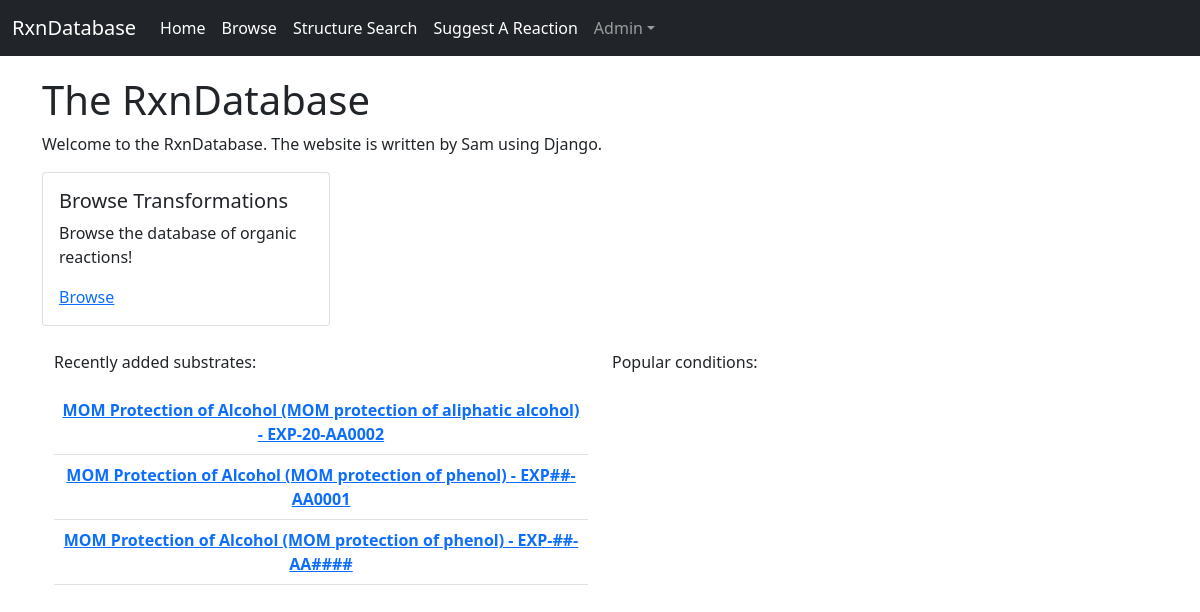
The app's page /, older data.
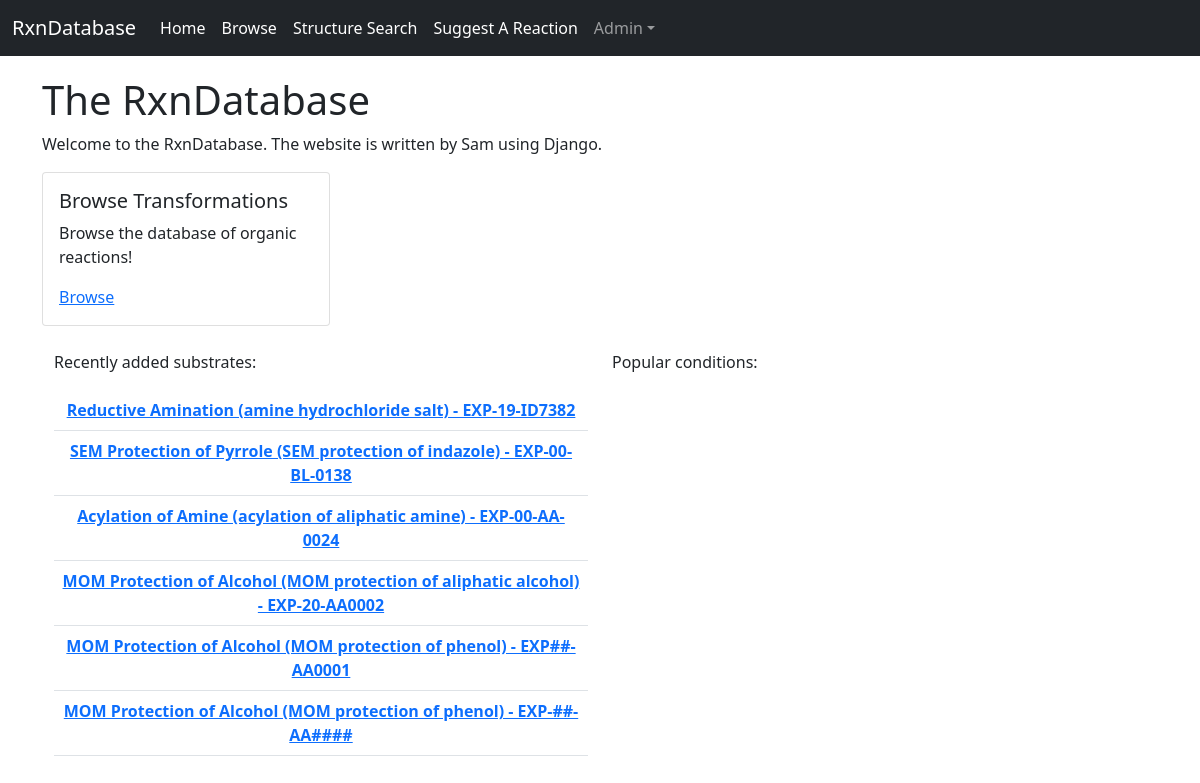
The same page, newer data.
### rxndatapp/models.py (models this page shows, shortened)
class Substrate(models.Model):
    AIR_AMBIENT = 0
    AIR_PURGE = 1
    AIR_BACKFILL = 2
    air_free_choices = [
        (AIR_AMBIENT, 'ambient air'),
        (AIR_PURGE, 'argon purge'),
        (AIR_BACKFILL, 'nitrogen/argon backfill'),
    ]
    WATER_AMBIENT = 0
    WATER_OVENDRY = 1
    water_free_choices = [
        (WATER_AMBIENT, 'no dry'),
        (WATER_OVENDRY, 'oven-dried'),
    ]
    condition = models.ForeignKey(
        Condition,
        on_delete=models.CASCADE,
    )
    reactant_smiles1 = models.CharField(max_length=300)
    reactant_smiles2 = models.CharField(max_length=300, blank=True)
    reactant_smiles3 = models.CharField(max_length=300, blank=True)
    reactant_smiles4 = models.CharField(max_length=300, blank=True)
    reactant_smiles5 = models.CharField(max_length=300, blank=True)
    cat1_eq = models.FloatField(blank=True, null=True)
    cat2_eq = models.FloatField(blank=True, null=True)
    cat3_eq = models.FloatField(blank=True, null=True)
    rgt1_eq = models.FloatField(blank=True, null=True)
    rgt2_eq = models.FloatField(blank=True, null=True)
    rgt3_eq = models.FloatField(blank=True, null=True)
    rgt4_eq = models.FloatField(blank=True, null=True)
    rgt5_eq = models.FloatField(blank=True, null=True)
    svt1_vol = models.FloatField(blank=True, null=True)
    svt2_vol = models.FloatField(blank=True, null=True)
    svt3_vol = models.FloatField(blank=True, null=True)
    product_smiles = models.CharField(max_length=300)
    air_free = models.IntegerField(choices=air_free_choices, default=0)
    water_free = models.IntegerField(choices=water_free_choices, default=0)
    rxn_yield = models.FloatField()
    comment = models.CharField(max_length=300, blank=True)
    eln_page = models.CharField(max_length=20)
    def __str__(self):
        return f'{self.condition} - {self.eln_page}'

class Condition(models.Model):
    AIR_AMBIENT = 0
    AIR_PURGE = 1
    AIR_BACKFILL = 2
    air_free_choices = [
        (AIR_AMBIENT, 'ambient air'),
        (AIR_PURGE, 'argon purge'),
        (AIR_BACKFILL, 'nitrogen/argon backfill'),
    ]
    WATER_AMBIENT = 0
    WATER_OVENDRY = 1
    water_free_choices = [
        (WATER_AMBIENT, 'no dry'),
        (WATER_OVENDRY, 'oven-dried'),
    ]
    transformation = models.ForeignKey(
        Transformation,
        on_delete=models.CASCADE
    )
    reactant_smarts1 = models.CharField(max_length=50)
    reactant_smarts2 = models.CharField(max_length=50, blank=True)
    reactant_smarts3 = models.CharField(max_length=50, blank=True)
    reactant_smarts4 = models.CharField(max_length=50, blank=True)
    reactant_smarts5 = models.CharField(max_length=50, blank=True)
    catalyst1 = models.ForeignKey(
        Chemical,
        on_delete=models.CASCADE,
        blank=True,
        null=True,
        related_name='cat1',
    )
    catalyst2 = models.ForeignKey(
        Chemical,
        on_delete=models.CASCADE,
        blank=True,
        null=True,
        related_name='cat2',
    )
    catalyst3 = models.ForeignKey(
        Chemical,
        on_delete=models.CASCADE,
        blank=True,
        null=True,
        related_name='cat3',
    )
    reagent1 = models.ForeignKey(
        Chemical,
        on_delete=models.CASCADE,
        blank=True,
        null=True,
        related_name='rgt1',
    )
    reagent2 = models.ForeignKey(
        Chemical,
        on_delete=models.CASCADE,
        blank=True,
        null=True,
        related_name='rgt2',
    )
    reagent3 = models.ForeignKey(
        Chemical,
        on_delete=models.CASCADE,
        blank=True,
        null=True,
        related_name='rgt3',
    )
    reagent4 = models.ForeignKey(
        Chemical,
        on_delete=models.CASCADE,
        blank=True,
        null=True,
        related_name='rgt4',
    )
    reagent5 = models.ForeignKey(
        Chemical,
        on_delete=models.CASCADE,
        blank=True,
        null=True,
        related_name='rgt5',
    )
    solvent1 = models.ForeignKey(
        Chemical,
        on_delete=models.CASCADE,
        blank=True,
        null=True,
        related_name='svt1',
    )
    solvent2 = models.ForeignKey(
        Chemical,
        on_delete=models.CASCADE,
        blank=True,
        null=True,
        related_name='svt2',
    )
    solvent3 = models.ForeignKey(
        Chemical,
        on_delete=models.CASCADE,
        blank=True,
        null=True,
        related_name='svt3',
    )
    product_smarts = models.CharField(max_length=50)
    air_free = models.IntegerField(choices=air_free_choices, default=0)
    water_free = models.IntegerField(choices=water_free_choices, default=0)
    comment = models.CharField(max_length=300, blank=True)
    reactant_smiles = models.CharField(max_length=300, blank=True)
    product_smiles = models.CharField(max_length=300, blank=True)
    def __str__(self):
        return f'{self.transformation.name} ({self.comment})'

class Transformation(models.Model):
    name = models.CharField(max_length=100)
    alias = models.CharField(max_length=300, blank=True)
    reactant_smarts1 = models.CharField(max_length=50)
    reactant_smarts2 = models.CharField(max_length=50, blank=True)
    reactant_smarts3 = models.CharField(max_length=50, blank=True)
    reactant_smarts4 = models.CharField(max_length=50, blank=True)
    reactant_smarts5 = models.CharField(max_length=50, blank=True)
    product_smarts = models.CharField(max_length=50)
    reactant_smiles = models.CharField(max_length=300, blank=True)
    product_smiles = models.CharField(max_length=300, blank=True)

### rxndatapp/views.py (the view)
# urls.py: path('', views.home, name='home'),
def home(request):
    latest_substrates = reversed(Substrate.objects.order_by('id')[:10])
    context = {
        'substrate_list': latest_substrates,
    }
    return render(request, 'home.html', context)

### templates/home.html
{% extends "base.html" %}
{% block content %}
  <h1>The RxnDatabase</h1>
  <p>Welcome to the RxnDatabase. The website is written by Sam using Django.</p>
  <div class="card" style="width: 18rem;">
    <div class="card-body">
      <h5 class="card-title">Browse Transformations</h5>
      <p class="card-text">Browse the database of organic reactions!</p>
      <a href="/transformation/" class="card-link">Browse</a>
    </div>
  </div>
  <br>
  <div class="container">
    <div class="row">
      <div class="col">
        <p>Recently added substrates:</p>
        <table class="table">
          <tbody>
            {% for sb in substrate_list %}
              <tr>
                <th scope="col"><a href="/substrate/{{ sb.id }}/">{{ sb }}</a></th>
              </tr>
            {% empty %}
              <p>No substrates in database</p>
            {% endfor %}
        </tbody>
        </table>
      </div>
      <div class="col">
        <p>Popular conditions:</p>
      </div>
    </div>
  </div>
{% endblock %}

### templates/base.html (shortened to what this page needs)
<!doctype html>
<html lang="en">
  <head>
    <link href="https://cdn.jsdelivr.net/npm/bootstrap@5.1.3/dist/css/bootstrap.min.css" rel="stylesheet">
  </head>
  <nav class="navbar navbar-expand-lg navbar-dark bg-dark">
    <div class="container-fluid">
      <a class="navbar-brand" href="/home/">RxnDatabase</a>
      <div class="collapse navbar-collapse" id="navbarSupportedContent">
        <ul class="navbar-nav me-auto mb-2 mb-lg-0">
          <li class="nav-item">
            <a class="nav-link active" href="/home/">Home</a>
          </li>
          <li class="nav-item">
            <a class="nav-link active" href="/transformation/">Browse</a>
          </li>
          <li class="nav-item">
            <a class="nav-link active" href="/search/">Structure Search</a>
          </li>
          <li class="nav-item">
            <a class="nav-link active" href="/add/reaction/">Suggest A Reaction</a>
          </li>
          <li class="nav-item dropdown">
            <a class="nav-link dropdown-toggle" href="#" id="navbarDropdown" role="button" data-bs-toggle="dropdown" aria-expanded="false">Admin</a>
          </li>
        </ul>
      </div>
    </div>
  </nav>
  <body>
    <div class="container" id="main_body">
      {% block content %}{% endblock %}
    </div>
  </body>
</html>

### templates/base.html (style rules this page uses)
#main_body { padding-top: 20px; overflow: auto; overflow-y: hidden; }
th { text-align: center; }

Row changes from the older to the newer data that the page shows:
added Substrate: condition+eln_page "Reductive Amination (amine hydrochloride salt) - EXP-19-ID7382"
added Substrate: condition+eln_page "SEM Protection of Pyrrole (SEM protection of indazole) - EXP-00-BL-0138"
added Substrate: condition+eln_page "Acylation of Amine (acylation of aliphatic amine) - EXP-00-AA-0024"
